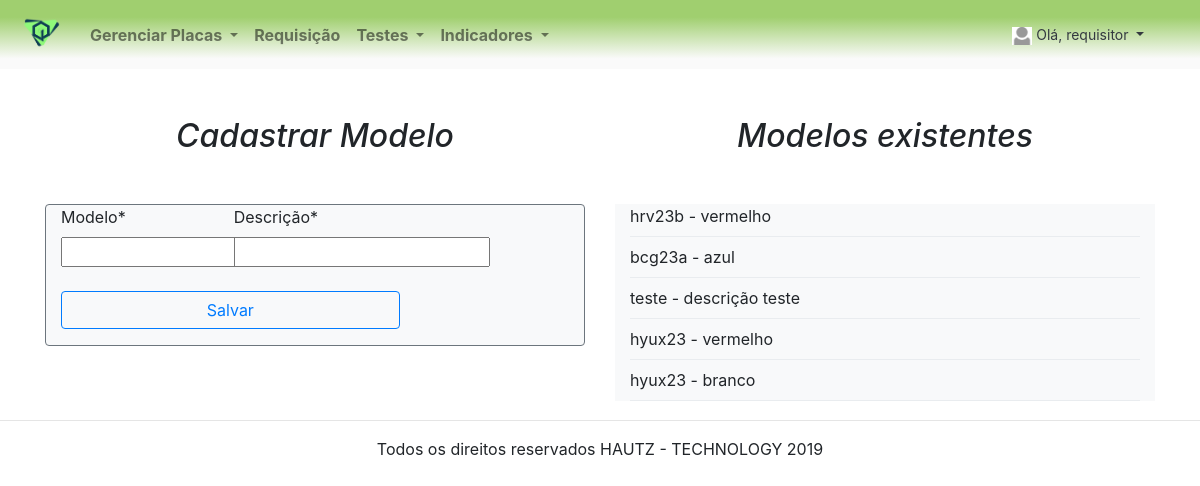
The page /placas/cadastrar-modelo/ (signed in) on the database its author committed.
### contas/models/usuario.py (models this page shows, shortened)
class Usuario(AbstractBaseUser):
    username = models.CharField(
        "Nome de Usuário",
        max_length=120,
        unique=True
    )
    data_expiracao = models.DateField(
        "Data Expiração",
        null=True
    )
    tipo = models.CharField(
        "Tipo de Usuário",
        max_length=1,
        choices = TIPOS
    )
    objects = UsuarioManager()
    USERNAME_FIELD =  'username'
    REQUIRED_FIELDS = []
    def __str__(self):
        return self.username
    class Meta:
        db_table = 'USUARIO'

### placas/models/modelo_placas.py (models this page shows)
class Modelo_placas(models.Model):
    Modelo = models.CharField(
        'modelo',
        max_length=120
    )
    Descricao = models.CharField(
        'Descrição',
        max_length=200
    )
    def __str__(self):
        return '{} - {}'.format(self.Modelo, self.Descricao)
    class Meta:
        db_table = 'MODELO_PLACAS'
        constraints = [
            models.UniqueConstraint(fields=['Modelo', 'Descricao'], name="Constraint_modelo")
        ]

### placas/views.py (the view)
# urls.py: path('cadastrar-modelo/', views.cadastrar_modelo, name="cadastrar-modelo"),
@login_required
def cadastrar_modelo(request):
    list_modelo = Modelo_placas.objects.all()
    context = {
        "form": ModeloForm,
        "list_modelo": list_modelo
    }
    if request.method == "POST":
        form = ModeloForm(request.POST)
        if form.is_valid():
            form.save()
    return render(request, "placas/cadastrar-modelo.html", context)

### indicadores/context_processors.py (called while the page is built)
def menu_indicadores(requets):
    return {
        "Menu_indicadores": Menu_indicadores.objects.all()
    }

### placas/context_processors.py (called while the page is built)
def menu_placas(requets):
    return {
        "Menu_placas": Menu_placas.objects.all()
    }

### testes/context_processors.py (called while the page is built)
def menu_testes(requets):
    return {
        "lista_testes": Menu_testes.objects.all()
    }

### placas/templates/placas/cadastrar-modelo.html (shortened to what this page needs)
{% extends "base.html" %}
{% load crispy_forms_tags %}
{% block conteudo %}
<div class="container mb-xl-auto">
    <div class="row">
      <div class="col">
        <h2 class="font-italic mb-lg-5 text-center">Cadastrar Modelo</h2>
        <div class="container bg-light col-lg-12 border border-secondary rounded">
            <form method="POST" class="post-form ">
              <div class="form-row">
                <div class="form-group col-md-4 mb-3">
                {{ form.Modelo  | as_crispy_field:"bootstrap"}}
                </div>
                <div class="form-group col-md-4 mb-4">
                  {{ form.Descricao  | as_crispy_field:"bootstrap"}}
                </div>
              </div>
              <button type="submit" class="save btn btn-outline-primary col-md-8 mb-3 ">Salvar</button>
            </form>
        </div>
      </div>
      <div class="col">
          <h2 class="font-italic mb-lg-5 text-center">Modelos existentes</h2>
        <div style="overflow: auto; height: 200px">
          <table>
            <div class="container bg-light col-lg-12">
              {% for modelo in list_modelo %}
                {{ modelo }}
              <div class="dropdown-divider"></div>
              {% endfor %}
            </div>
          </table>
        </div>
      </div>
  </div>
</div>
{% endblock conteudo %}

### core/templates/base.html (shortened to what this page needs)
{% load static %}
<!DOCTYPE html>
<html lang="pt-br">
<head>
    <link rel="stylesheet" href="https://stackpath.bootstrapcdn.com/bootstrap/4.3.1/css/bootstrap.min.css"
>
    </head>
   <header>
    <body>
        <nav class="navbar navbar-expand-sm navbar-light font-weight-bold" >
            <a class="navbar-brand" href="{% url 'core:home' %}">
                <img src="{% static 'logo_genesisq.png' %}" width="50" />
            </a>
            {% if user.is_authenticated %}
            <div class="collapse navbar-collapse" id="navbarSupportedContent">
                <ul class="navbar-nav mr-auto">
                    <li class="nav-item dropdown ">
                        <a class="nav-link dropdown-toggle" href="#" id="navbarDropdown" role="button"
                            data-toggle="dropdown" aria-haspopup="true" aria-expanded="false">
                            Gerenciar Placas
                        </a>
                    </li>
                    <li class="nav-item">
                        <a class="nav-link" href="{% url 'requisicao:requisicao1' %}">Requisição</a>
                    </li>
                    <li class="nav-item dropdown">
                            <a class="nav-link dropdown-toggle" href="#" id="navbarDropdown" role="button"
                                data-toggle="dropdown" aria-haspopup="true" aria-expanded="false">
                                Testes
                            </a>
                    </li>
                    <li class="nav-item dropdown">
                        <a class="nav-link dropdown-toggle" href="#" id="navbarDropdown" role="button"
                            data-toggle="dropdown" aria-haspopup="true" aria-expanded="false">
                            Indicadores
                        </a>
                    </li>
                </ul>
                <li class=" dropdown-header navbar-expand-md">
                    <a class=" nav-link dropdown-toggle font-weight-normal text-dark" href="#" id="navbarDropdown"
                        data-toggle="dropdown" aria-haspopup="true" aria-expanded="true">
                        <img src="{% static 'images/profile.png' %}" width="20" class="avatar" alt="foto do usuário" />
                        Olá, {{ user }}
                    </a>
                </li>
            </div>
        {% else %}
        <a  class="navbar-brand" href="{% url 'core:home' %}">GenesisQ</a>
            <ul class="navbar-nav ml-auto">
                <a role="button" href="{% url 'core:entrar' %}" class="btn btn btn-success">Entrar</a>
            </ul>
        {% endif %}
        </nav>
    </header>
    <main>
        {% block conteudo %}
        {% endblock conteudo %}
    </main>
    <footer>
        <hr/>
        <p class="text-center">Todos os direitos reservados HAUTZ - TECHNOLOGY 2019</p>
    </footer>
    </body>
</html>

### core/templates/base.html (style rules this page uses)
header { background: rgb(160, 207, 111) 100%; background: -webkit-linear-gradient(0deg, rgb(250, 250, 250) 15%, rgb(160, 207, 111) 75%); background: linear-gradient(0deg, rgb(250, 250, 250) 15% , rgb(160, 207, 111) 75%); }
a { color: inherit; }

### rows shown on the page
Usuario: username "requisitor"
Modelo_placas: Modelo+Descricao "hrv23b - vermelho"
Modelo_placas: Modelo+Descricao "bcg23a - azul"
Modelo_placas: Modelo+Descricao "teste - descrição teste"
Modelo_placas: Modelo+Descricao "hyux23 - vermelho"
Modelo_placas: Modelo+Descricao "hyux23 - branco"
